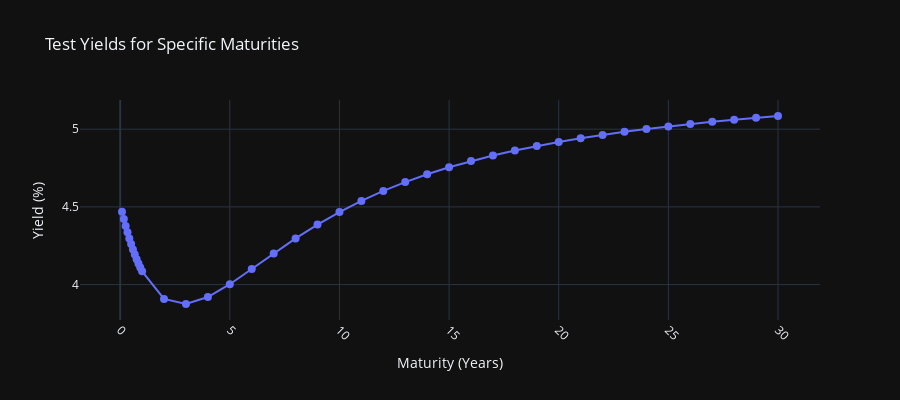

Notebook cell for this chart:
### Code cell
import plotly.graph_objects as go

fig = go.Figure()
fig.add_trace(go.Scatter(
    x=maturities_to_check,
    y=yields_to_check,
    mode='markers+lines',
    name='Test Yields',
    marker=dict(size=8)
))

fig.update_layout(
    title='Test Yields for Specific Maturities',
    xaxis_title='Maturity (Years)',
    yaxis_title='Yield (%)',
    xaxis=dict(tickangle=45),
    legend=dict(x=0.01, y=0.99),
    template='plotly_dark',  # <-- set background to black
    width=900,
    height=400
)

### Figure 1 — Plotly figure (JSON) as saved in the notebook; plotly's stock layout.template omitted (floating-point values rounded to 4 significant figures)
{"data": [{"marker": {"size": 8}, "mode": "markers+lines", "name": "Test Yields", "type": "scatter", "x": [0.08333, 0.1667, 0.25, 0.3333, 0.4167, 0.5, 0.5833, 0.6667, 0.75, 0.8333, 0.9167, 1, 2, 3, 4, 5, 6, 7, 8, 9, 10, 11, 12, 13, 14, 15, 16, 17, 18, 19, 20, 21, 22, 23, 24, 25, 26, 27, 28, 29, 30], "y": [4.469, 4.422, 4.378, 4.336, 4.297, 4.26, 4.226, 4.194, 4.164, 4.136, 4.109, 4.085, 3.908, 3.875, 3.92, 4.002, 4.1, 4.201, 4.297, 4.386, 4.466, 4.539, 4.603, 4.66, 4.71, 4.755, 4.795, 4.831, 4.863, 4.892, 4.918, 4.942, 4.963, 4.983, 5.001, 5.018, 5.033, 5.048, 5.061, 5.073, 5.085]}], "layout": {"height": 400, "legend": {"x": 0.01, "y": 0.99}, "title": {"text": "Test Yields for Specific Maturities"}, "width": 900, "xaxis": {"tickangle": 45, "title": {"text": "Maturity (Years)"}}, "yaxis": {"title": {"text": "Yield (%)"}}}}
